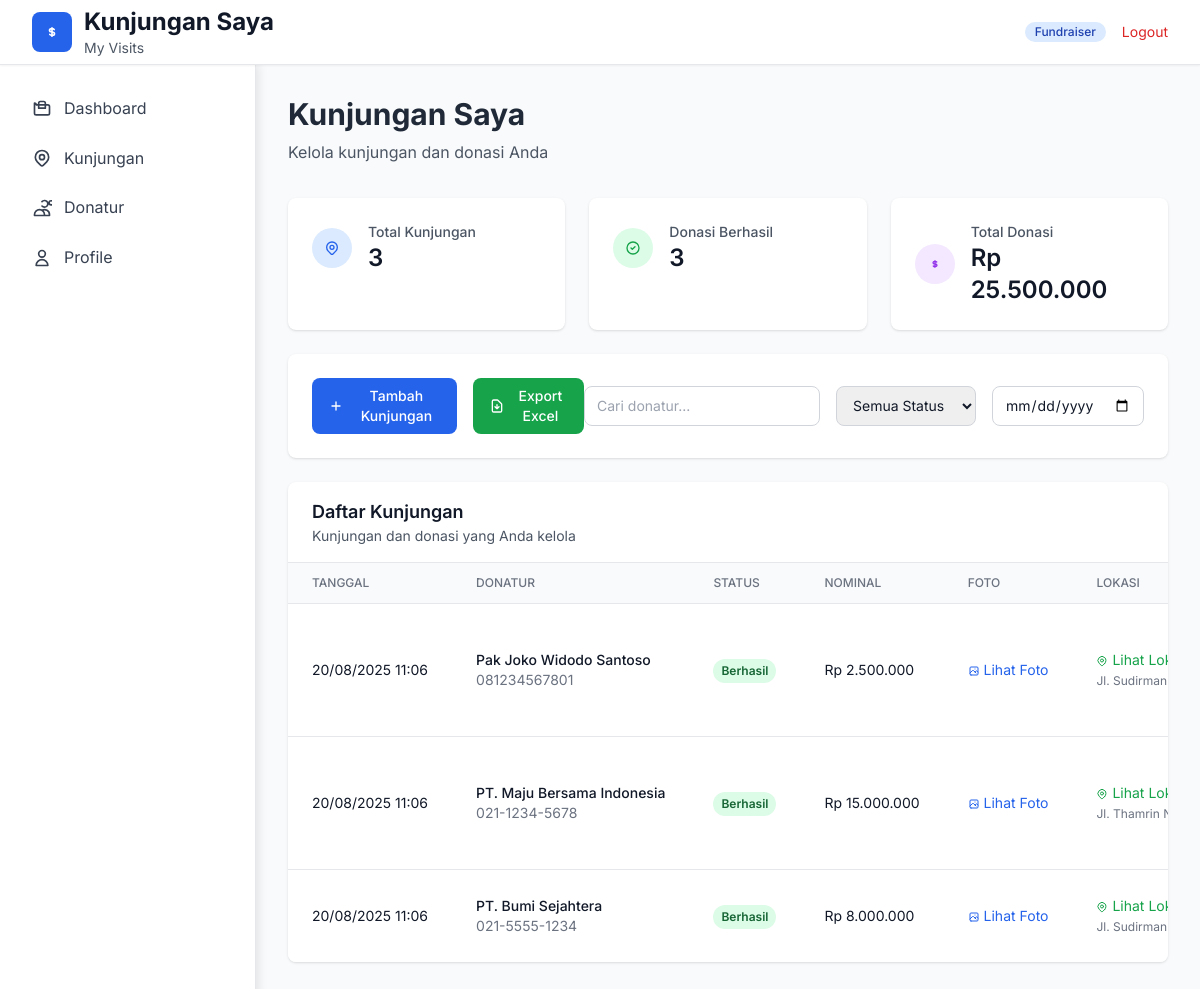
The app's page /kunjungan-user.php (signed in) with its own data.
### tables this page shows
CREATE TABLE `kunjungan` (
    `id` BIGINT UNSIGNED NOT NULL AUTO_INCREMENT,
    `fundraiser_id` INT UNSIGNED NOT NULL,
    `donatur_id` INT UNSIGNED NOT NULL,
    `status` ENUM('berhasil','tidak-berhasil','follow-up') NOT NULL,
    `nominal` BIGINT UNSIGNED NOT NULL DEFAULT 0,
    `catatan` TEXT DEFAULT NULL,
    `foto` VARCHAR(255) DEFAULT NULL,
    `latitude` DECIMAL(10,8) DEFAULT NULL,
    `longitude` DECIMAL(11,8) DEFAULT NULL,
    `location_address` TEXT DEFAULT NULL,
    `created_at` TIMESTAMP NOT NULL DEFAULT CURRENT_TIMESTAMP,
    `updated_at` TIMESTAMP NULL DEFAULT CURRENT_TIMESTAMP ON UPDATE CURRENT_TIMESTAMP,
    PRIMARY KEY (`id`),
    KEY `idx_kunjungan_fundraiser` (`fundraiser_id`),
    KEY `idx_kunjungan_donatur` (`donatur_id`),
    KEY `idx_kunjungan_status` (`status`),
    KEY `idx_kunjungan_created_at` (`created_at`),
    KEY `idx_kunjungan_foto` (`foto`),
    KEY `idx_kunjungan_location` (`latitude`,`longitude`),
    CONSTRAINT `fk_kunjungan_fundraiser`
        FOREIGN KEY (`fundraiser_id`) REFERENCES `users`(`id`)
        ON UPDATE CASCADE ON DELETE RESTRICT,
    CONSTRAINT `fk_kunjungan_donatur`
        FOREIGN KEY (`donatur_id`) REFERENCES `donatur`(`id`)
        ON UPDATE CASCADE ON DELETE RESTRICT
);

CREATE TABLE `donatur` (
    `id` INT UNSIGNED NOT NULL AUTO_INCREMENT,
    `nama` VARCHAR(150) NOT NULL,
    `hp` VARCHAR(25) NOT NULL,
    `alamat` TEXT DEFAULT NULL,
    `created_at` TIMESTAMP NOT NULL DEFAULT CURRENT_TIMESTAMP,
    PRIMARY KEY (`id`),
    UNIQUE KEY `uq_donatur_hp` (`hp`)
);

### kunjungan-user.php (the view, shortened to what this page needs)
<?php
require_once 'config.php';
$stmt = $pdo->prepare("SELECT * FROM users WHERE id = :id");
$stmt->bindParam(':id', $_SESSION['user_id']);
$stmt->execute();
$user = $stmt->fetch(PDO::FETCH_ASSOC);
try {
    $where_conditions = ["k.fundraiser_id = ?"];
    $params = [$user['id']];
    $where_clause = implode(" AND ", $where_conditions);
    $stmt = $pdo->prepare("
        SELECT k.*, d.nama as donatur_name, d.hp as donatur_hp, d.alamat
        FROM kunjungan k
        LEFT JOIN donatur d ON k.donatur_id = d.id
        WHERE $where_clause
        ORDER BY k.created_at DESC
    ");
    $stmt->execute($params);
    $kunjunganData = $stmt->fetchAll(PDO::FETCH_ASSOC);
    $stmt = $pdo->prepare("SELECT COUNT(*) FROM kunjungan WHERE fundraiser_id = ?");
    $stmt->execute([$user['id']]);
    $total_kunjungan = $stmt->fetchColumn();
    $stmt = $pdo->prepare("SELECT COUNT(*) FROM kunjungan WHERE fundraiser_id = ? AND status = 'berhasil'");
    $stmt->execute([$user['id']]);
    $total_berhasil = $stmt->fetchColumn();
    $stmt = $pdo->prepare("SELECT COALESCE(SUM(nominal), 0) FROM kunjungan WHERE fundraiser_id = ? AND status = 'berhasil'");
    $stmt->execute([$user['id']]);
    $total_donasi = $stmt->fetchColumn();
} catch (Exception $e) {
    $error_message = $e->getMessage();
    $kunjunganData = [];
    $donaturList = [];
    $total_kunjungan = 0;
    $total_berhasil = 0;
    $total_donasi = 0;
}
?>
<!DOCTYPE html>
<html lang="id">
<head>
    <script src="https://cdn.tailwindcss.com"></script>
    <link rel="stylesheet" href="styles/main.css">
    <link rel="stylesheet" href="styles/icon-fixes.css">
</head>
<body class="bg-gray-100">
    <header class="bg-white shadow-sm border-b">
        <div class="max-w-full mx-auto px-4 sm:px-6 lg:px-8">
            <div class="flex justify-between items-center" style="height: 64px !important;">
                <div class="flex items-center">
                    <?php
                    require_once 'logo_manager.php';
                    echo get_logo_html('w-10 h-10', 'mr-3');
                    ?>
                    <div>
                        <h1 class="text-xl md:text-2xl font-bold text-gray-900">Kunjungan Saya</h1>
                        <p class="text-sm text-gray-600">My Visits</p>
                    </div>
                </div>
                <div class="flex items-center space-x-2 md:space-x-4">
                    <span class="inline-flex items-center px-2 py-1 md:px-2.5 md:py-0.5 rounded-full text-xs font-medium bg-blue-100 text-blue-800">Fundraiser</span>
                    <a href="logout.php" class="text-xs md:text-sm text-red-600 hover:text-red-800">Logout</a>
                </div>
            </div>
        </div>
    </header>
    <div class="flex">
        <div class="main-content flex-1 p-4 md:p-8">
            <div class="mb-6 md:mb-8">
                <h2 class="text-2xl md:text-3xl font-bold text-gray-800">Kunjungan Saya</h2>
                <p class="text-gray-600 mt-2">Kelola kunjungan dan donasi Anda</p>
            </div>
            <div class="grid grid-cols-1 md:grid-cols-3 gap-6 mb-6">
                <div class="bg-white rounded-lg shadow p-6">
                    <div class="flex items-center">
                        <div class="p-3 rounded-full bg-blue-100 text-blue-600">
                        </div>
                        <div class="ml-4">
                            <p class="text-sm font-medium text-gray-600">Total Kunjungan</p>
                            <p class="text-2xl font-semibold text-gray-900"><?php echo $total_kunjungan; ?></p>
                        </div>
                    </div>
                </div>
                <div class="bg-white rounded-lg shadow p-6">
                    <div class="flex items-center">
                        <div class="p-3 rounded-full bg-green-100 text-green-600">
                            <svg class="w-6 h-6" fill="none" stroke="currentColor" viewBox="0 0 24 24">
                                <path stroke-linecap="round" stroke-linejoin="round" stroke-width="2" d="M9 12l2 2 4-4m6 2a9 9 0 11-18 0 9 9 0 0118 0z"></path>
                            </svg>
                        </div>
                        <div class="ml-4">
                            <p class="text-sm font-medium text-gray-600">Donasi Berhasil</p>
                            <p class="text-2xl font-semibold text-gray-900"><?php echo $total_berhasil; ?></p>
                        </div>
                    </div>
                </div>
                <div class="bg-white rounded-lg shadow p-6">
                    <div class="flex items-center">
                        <div class="p-3 rounded-full bg-purple-100 text-purple-600">
                            <svg class="w-6 h-6" fill="none" stroke="currentColor" viewBox="0 0 24 24">
                                <path stroke-linecap="round" stroke-linejoin="round" stroke-width="2" d="M12 8c-1.657 0-3 .895-3 2s1.343 2 3 2 3 .895 3 2-1.343 2-3 2m0-8c1.11 0 2.08.402 2.599 1M12 8V7m0 1v8m0 0v1m0-1c-1.11 0-2.08-.402-2.599-1"></path>
                            </svg>
                        </div>
                        <div class="ml-4">
                            <p class="text-sm font-medium text-gray-600">Total Donasi</p>
                            <p class="text-2xl font-semibold text-gray-900">Rp <?php echo number_format($total_donasi, 0, ',', '.'); ?></p>
                        </div>
                    </div>
                </div>
            </div>
            <div class="bg-white rounded-lg shadow p-6 mb-6">
                <div class="flex flex-col md:flex-row md:items-center md:justify-between space-y-4 md:space-y-0">
                    <div class="flex flex-col md:flex-row space-y-2 md:space-y-0 md:space-x-4">
                        <button onclick="showAddModal()" class="inline-flex items-center px-4 py-2 bg-blue-600 text-white text-sm font-medium rounded-lg hover:bg-blue-700 transition-colors">
                            <svg class="w-4 h-4 mr-2" fill="none" stroke="currentColor" viewBox="0 0 24 24">
                                <path stroke-linecap="round" stroke-linejoin="round" stroke-width="2" d="M12 6v6m0 0v6m0-6h6m-6 0H6"></path>
                            </svg>
                            Tambah Kunjungan
                        </button>
                        <button onclick="exportToExcel()" class="inline-flex items-center px-4 py-2 bg-green-600 text-white text-sm font-medium rounded-lg hover:bg-green-700 transition-colors">
                            <svg class="w-4 h-4 mr-2" fill="none" stroke="currentColor" viewBox="0 0 24 24">
                                <path stroke-linecap="round" stroke-linejoin="round" stroke-width="2" d="M12 10v6m0 0l-3-3m3 3l3-3m2 8H7a2 2 0 01-2-2V5a2 2 0 012-2h5.586a1 1 0 01.707.293l5.414 5.414a1 1 0 01.293.707V19a2 2 0 01-2 2z"></path>
                            </svg>
                            Export Excel
                        </button>
                    </div>
                    <div class="flex flex-col md:flex-row space-y-2 md:space-y-0 md:space-x-4">
                        <input type="text" id="searchInput" placeholder="Cari donatur..."
                               class="px-3 py-2 border border-gray-300 rounded-lg text-sm focus:outline-none focus:ring-2 focus:ring-blue-500">
                        <select id="statusFilter" class="px-3 py-2 border border-gray-300 rounded-lg text-sm focus:outline-none focus:ring-2 focus:ring-blue-500">
                            <option value="">Semua Status</option>
                        </select>
                        <input type="date" id="dateFilter" class="px-3 py-2 border border-gray-300 rounded-lg text-sm focus:outline-none focus:ring-2 focus:ring-blue-500">
                    </div>
                </div>
            </div>
            <div class="bg-white rounded-lg shadow overflow-hidden">
                <div class="px-6 py-4 border-b border-gray-200">
                    <h3 class="text-lg font-semibold text-gray-900">Daftar Kunjungan</h3>
                    <p class="text-sm text-gray-600">Kunjungan dan donasi yang Anda kelola</p>
                </div>
                <?php if (!empty($kunjunganData)): ?>
                <div class="overflow-x-auto">
                    <table class="min-w-full divide-y divide-gray-200">
                        <thead class="bg-gray-50">
                            <tr>
                                <th class="px-6 py-3 text-left text-xs font-medium text-gray-500 uppercase">Tanggal</th>
                                <th class="px-6 py-3 text-left text-xs font-medium text-gray-500 uppercase">Donatur</th>
                                <th class="px-6 py-3 text-left text-xs font-medium text-gray-500 uppercase">Status</th>
                                <th class="px-6 py-3 text-left text-xs font-medium text-gray-500 uppercase">Nominal</th>
                                <th class="px-6 py-3 text-left text-xs font-medium text-gray-500 uppercase">Foto</th>
                                <th class="px-6 py-3 text-left text-xs font-medium text-gray-500 uppercase">Lokasi</th>
                            </tr>
                        </thead>
                        <tbody class="bg-white divide-y divide-gray-200">
                            <?php foreach ($kunjunganData as $kunjungan): ?>
                            <tr class="hover:bg-gray-50">
                                <td class="px-6 py-4 whitespace-nowrap text-sm text-gray-900">
                                    <?php echo date('d/m/Y H:i', strtotime($kunjungan['created_at'])); ?>
                                </td>
                                <td class="px-6 py-4 whitespace-nowrap">
                                    <div>
                                        <div class="text-sm font-medium text-gray-900"><?php echo htmlspecialchars($kunjungan['donatur_name'] ?? 'Unknown'); ?></div>
                                        <div class="text-sm text-gray-500"><?php echo htmlspecialchars($kunjungan['donatur_hp'] ?? ''); ?></div>
                                    </div>
                                </td>
                                <td class="px-6 py-4 whitespace-nowrap">
                                    <span class="inline-flex px-2 py-1 text-xs font-semibold rounded-full <?php
                                        echo $kunjungan['status'] === 'berhasil' ? 'bg-green-100 text-green-800' :
                                             ($kunjungan['status'] === 'follow-up' ? 'bg-yellow-100 text-yellow-800' : 'bg-red-100 text-red-800');
                                    ?>">
                                        <?php echo ucfirst($kunjungan['status']); ?>
                                    </span>
                                </td>
                                <td class="px-6 py-4 whitespace-nowrap text-sm text-gray-900">
                                    <?php if ($kunjungan['status'] === 'berhasil' && $kunjungan['nominal']): ?>
                                        Rp <?php echo number_format($kunjungan['nominal'], 0, ',', '.'); ?>
                                    <?php else: ?>
                                        -
                                    <?php endif; ?>
                                </td>
                                <td class="px-6 py-4 whitespace-nowrap text-sm text-gray-900">
                                    <?php if ($kunjungan['foto']): ?>
                                        <a href="<?php echo htmlspecialchars($kunjungan['foto']); ?>" target="_blank" class="text-blue-600 hover:text-blue-800">
                                            Lihat Foto
                                        </a>
                                    <?php else: ?>
                                        <span class="text-gray-400">-</span>
                                    <?php endif; ?>
                                </td>
                                <td class="px-6 py-4 whitespace-nowrap text-sm text-gray-900">
                                    <?php if ($kunjungan['latitude'] && $kunjungan['longitude']): ?>
                                        <a href="https://maps.google.com/?q=<?php echo $kunjungan['latitude']; ?>,<?php echo $kunjungan['longitude']; ?>" target="_blank" class="text-green-600 hover:text-green-800">
                                            Lihat Lokasi
                                        </a>
                                        <?php if ($kunjungan['location_address']): ?>
                                            <br><span class="text-xs text-gray-500"><?php echo htmlspecialchars(substr($kunjungan['location_address'], 0, 30)) . (strlen($kunjungan['location_address']) > 30 ? '...' : ''); ?></span>
                                        <?php endif; ?>
                                    <?php else: ?>
                                        <span class="text-gray-400">-</span>
                                    <?php endif; ?>
                                </td>
                            </tr>
                            <?php endforeach; ?>
                        </tbody>
                    </table>
                </div>
                <?php endif; ?>
            </div>
        </div>
    </div>
</body>
</html>

### records on screen
kunjungan: created_at "20/08/2025 11:06", donatur.nama "Pak Joko Widodo Santoso", donatur.hp "081234567801", status "Berhasil", nominal "2.500.000", location_address "Jl. Sudirman…"
kunjungan: created_at "20/08/2025 11:06", donatur.nama "PT. Maju Bersama Indonesia", donatur.hp "021-1234-5678", status "Berhasil", nominal "15.000.000", location_address "Jl. Thamrin…"
kunjungan: created_at "20/08/2025 11:06", donatur.nama "PT. Bumi Sejahtera", donatur.hp "021-5555-1234", status "Berhasil", nominal "8.000.000", location_address "Jl. Sudirman…"

### other values on screen
$total_kunjungan "3"
$total_berhasil "3"
$total_donasi "25.500.000"
